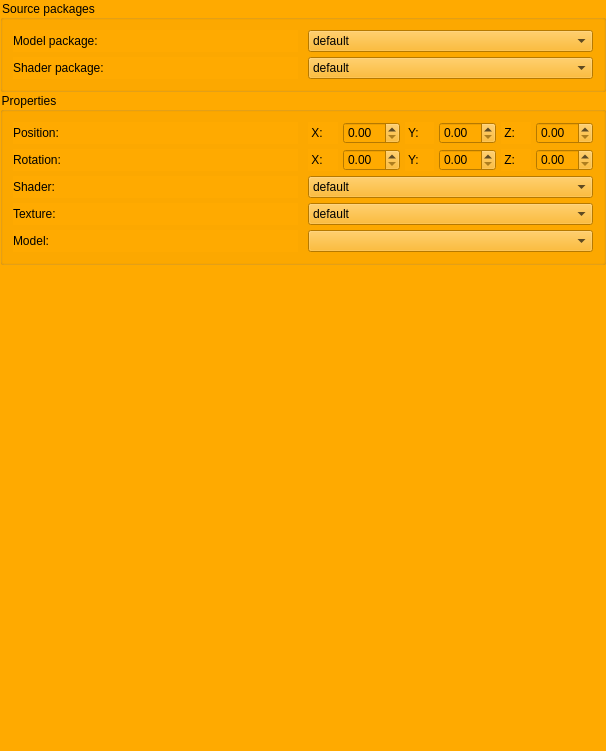
<?xml version="1.0" encoding="UTF-8"?>
<ui version="4.0">
 <class>PropertyWindow</class>
 <widget class="QWidget" name="PropertyWindow">
  <property name="geometry">
   <rect>
    <x>0</x>
    <y>0</y>
    <width>606</width>
    <height>751</height>
   </rect>
  </property>
  <property name="sizePolicy">
   <sizepolicy hsizetype="Fixed" vsizetype="Expanding">
    <horstretch>0</horstretch>
    <verstretch>0</verstretch>
   </sizepolicy>
  </property>
  <property name="windowTitle">
   <string>Form</string>
  </property>
  <property name="styleSheet">
   <string notr="true">background-color: rgb(255, 170, 0);</string>
  </property>
  <layout class="QVBoxLayout" name="verticalLayout_3">
   <property name="spacing">
    <number>0</number>
   </property>
   <property name="leftMargin">
    <number>0</number>
   </property>
   <property name="topMargin">
    <number>0</number>
   </property>
   <property name="rightMargin">
    <number>0</number>
   </property>
   <property name="bottomMargin">
    <number>0</number>
   </property>
   <item>
    <widget class="QGroupBox" name="groupBox">
     <property name="title">
      <string>Source packages</string>
     </property>
     <layout class="QHBoxLayout" name="horizontalLayout_3">
      <property name="spacing">
       <number>0</number>
      </property>
      <property name="leftMargin">
       <number>5</number>
      </property>
      <property name="topMargin">
       <number>5</number>
      </property>
      <property name="rightMargin">
       <number>5</number>
      </property>
      <property name="bottomMargin">
       <number>5</number>
      </property>
      <item>
       <layout class="QVBoxLayout" name="verticalLayout">
        <property name="spacing">
         <number>5</number>
        </property>
        <property name="leftMargin">
         <number>5</number>
        </property>
        <property name="topMargin">
         <number>5</number>
        </property>
        <property name="rightMargin">
         <number>5</number>
        </property>
        <property name="bottomMargin">
         <number>5</number>
        </property>
        <item>
         <widget class="QLabel" name="label">
          <property name="text">
           <string>Model package:</string>
          </property>
         </widget>
        </item>
        <item>
         <widget class="QLabel" name="label_2">
          <property name="text">
           <string>Shader package:</string>
          </property>
         </widget>
        </item>
       </layout>
      </item>
      <item>
       <layout class="QVBoxLayout" name="verticalLayout_2">
        <property name="spacing">
         <number>5</number>
        </property>
        <property name="leftMargin">
         <number>5</number>
        </property>
        <property name="topMargin">
         <number>5</number>
        </property>
        <property name="rightMargin">
         <number>5</number>
        </property>
        <property name="bottomMargin">
         <number>5</number>
        </property>
        <item>
         <widget class="QComboBox" name="comboBox_modelPackage">
          <item>
           <property name="text">
            <string>default</string>
           </property>
          </item>
         </widget>
        </item>
        <item>
         <widget class="QComboBox" name="comboBox_shaderPackage">
          <item>
           <property name="text">
            <string>default</string>
           </property>
          </item>
         </widget>
        </item>
       </layout>
      </item>
     </layout>
    </widget>
   </item>
   <item>
    <widget class="QGroupBox" name="groupBox_2">
     <property name="title">
      <string>Properties</string>
     </property>
     <layout class="QHBoxLayout" name="horizontalLayout_4">
      <property name="spacing">
       <number>0</number>
      </property>
      <property name="leftMargin">
       <number>5</number>
      </property>
      <property name="topMargin">
       <number>5</number>
      </property>
      <property name="rightMargin">
       <number>5</number>
      </property>
      <property name="bottomMargin">
       <number>5</number>
      </property>
      <item>
       <layout class="QVBoxLayout" name="verticalLayout_4">
        <property name="spacing">
         <number>5</number>
        </property>
        <property name="leftMargin">
         <number>5</number>
        </property>
        <property name="topMargin">
         <number>5</number>
        </property>
        <property name="rightMargin">
         <number>5</number>
        </property>
        <property name="bottomMargin">
         <number>5</number>
        </property>
        <item>
         <widget class="QLabel" name="label_3">
          <property name="text">
           <string>Position:</string>
          </property>
         </widget>
        </item>
        <item>
         <widget class="QLabel" name="label_4">
          <property name="text">
           <string>Rotation:</string>
          </property>
         </widget>
        </item>
        <item>
         <widget class="QLabel" name="label_6">
          <property name="text">
           <string>Shader:</string>
          </property>
         </widget>
        </item>
        <item>
         <widget class="QLabel" name="label_7">
          <property name="text">
           <string>Texture:</string>
          </property>
         </widget>
        </item>
        <item>
         <widget class="QLabel" name="label_5">
          <property name="text">
           <string>Model:</string>
          </property>
         </widget>
        </item>
       </layout>
      </item>
      <item>
       <layout class="QVBoxLayout" name="verticalLayout_5">
        <property name="spacing">
         <number>5</number>
        </property>
        <property name="leftMargin">
         <number>5</number>
        </property>
        <property name="topMargin">
         <number>5</number>
        </property>
        <property name="rightMargin">
         <number>5</number>
        </property>
        <property name="bottomMargin">
         <number>5</number>
        </property>
        <item>
         <layout class="QHBoxLayout" name="horizontalLayout">
          <item>
           <widget class="QLabel" name="label_8">
            <property name="text">
             <string> X: </string>
            </property>
           </widget>
          </item>
          <item>
           <widget class="QDoubleSpinBox" name="doubleSpinBox"/>
          </item>
          <item>
           <widget class="QLabel" name="label_9">
            <property name="text">
             <string> Y: </string>
            </property>
           </widget>
          </item>
          <item>
           <widget class="QDoubleSpinBox" name="doubleSpinBox_2"/>
          </item>
          <item>
           <widget class="QLabel" name="label_10">
            <property name="text">
             <string> Z: </string>
            </property>
           </widget>
          </item>
          <item>
           <widget class="QDoubleSpinBox" name="doubleSpinBox_3"/>
          </item>
         </layout>
        </item>
        <item>
         <layout class="QHBoxLayout" name="horizontalLayout_2">
          <item>
           <widget class="QLabel" name="label_11">
            <property name="text">
             <string> X: </string>
            </property>
           </widget>
          </item>
          <item>
           <widget class="QDoubleSpinBox" name="doubleSpinBox_4"/>
          </item>
          <item>
           <widget class="QLabel" name="label_12">
            <property name="text">
             <string> Y: </string>
            </property>
           </widget>
          </item>
          <item>
           <widget class="QDoubleSpinBox" name="doubleSpinBox_5"/>
          </item>
          <item>
           <widget class="QLabel" name="label_13">
            <property name="text">
             <string> Z: </string>
            </property>
           </widget>
          </item>
          <item>
           <widget class="QDoubleSpinBox" name="doubleSpinBox_6"/>
          </item>
         </layout>
        </item>
        <item>
         <widget class="QComboBox" name="comboBox_shader">
          <item>
           <property name="text">
            <string>default</string>
           </property>
          </item>
         </widget>
        </item>
        <item>
         <widget class="QComboBox" name="comboBox_texture">
          <item>
           <property name="text">
            <string>default</string>
           </property>
          </item>
         </widget>
        </item>
        <item>
         <widget class="QComboBox" name="comboBox_Model"/>
        </item>
       </layout>
      </item>
     </layout>
    </widget>
   </item>
   <item>
    <spacer name="verticalSpacer">
     <property name="orientation">
      <enum>Qt::Vertical</enum>
     </property>
     <property name="sizeHint" stdset="0">
      <size>
       <width>20</width>
       <height>479</height>
      </size>
     </property>
    </spacer>
   </item>
  </layout>
 </widget>
 <resources/>
 <connections/>
</ui>
